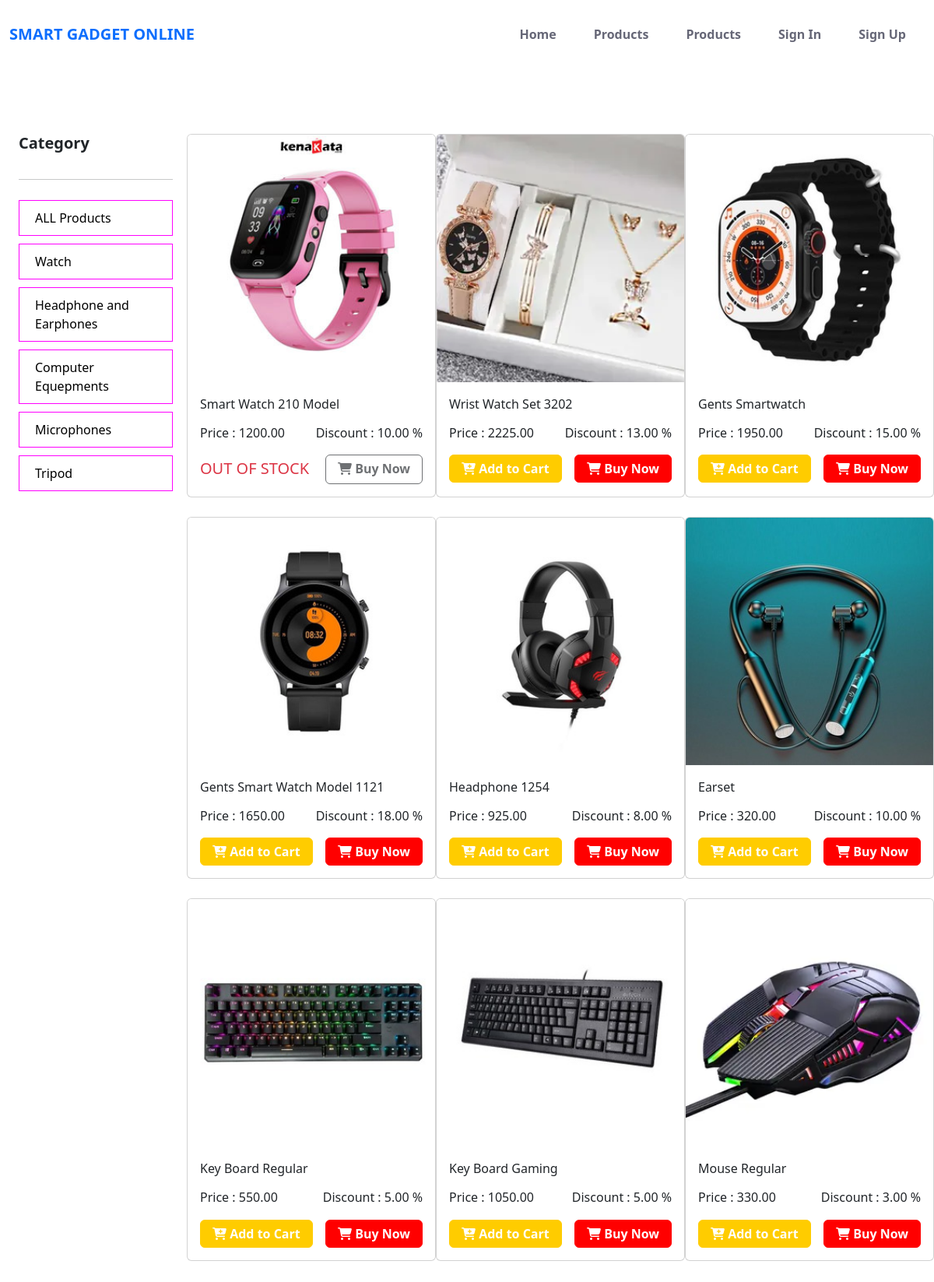
Screenshot of /Products/products/ with the database file from the repository.
### Category/models.py (models this page shows, shortened)
class Product_Category(models.Model):
    name = models.CharField(max_length=500)
    slug = models.SlugField(blank=True, null=True, max_length=20, unique=True)

### product/models.py (models this page shows, shortened)
class product_info(models.Model):
    name = models.CharField(max_length=200)
    image = models.ImageField(upload_to="product/images/")
    details = models.TextField(max_length=500)
    category = models.ManyToManyField(Product_Category)
    price = models.DecimalField(max_digits=10, decimal_places=2, default=None)
    delevary_charge = models.DecimalField(
        blank=True, null=True, max_digits=10, decimal_places=2, default=0
    )
    discount = models.DecimalField(
        blank=True,
        null=True,
        max_digits=10,
        decimal_places=2,
        default=0,
        help_text="In Percentage",
    )
    total_available_quantity = models.CharField(max_length=5000)

### product/views.py (the view)
# urls.py: path("products/", views.diplay_products, name="display_products"),
def diplay_products(request, category_slug=None):
    products = product_info.objects.all()
    if category_slug is not None:
        category = Product_Category.objects.get(slug=category_slug)
        products = product_info.objects.filter(category=category)
    categories = Product_Category.objects.all()
    p = Paginator(product_info.objects.all(), 6)  # Paginator (objects,per page object)
    page = request.GET.get("page")
    product = p.get_page(page)
    return render(
        request,
        "display_product.html",
        {"products": products, "product": product, "category": categories},
    )

### product/templates/display_product.html (shortened to what this page needs)
{% extends "base.html" %} {%load static%} {%block stylelink%}
<link rel="stylesheet" href="{% static 'css/disp_pro.css' %}" />
{%endblock%} {%block content%}
<div class="prod_cont">
  <div class="prod-cat-cont">
    <div class="cat">
      <h5 class="fw-bold">Category</h5>
      <hr class="hr">
       <div class="cat_list">
          <a class="single_cat" href="{% url "display_products"%}">ALL Products</a>
        {%for cat in category%}
          <a class="single_cat" href="{% url "category_wise_products" cat.slug%}">{{cat.name}}</a>
        {%endfor%}
       </div>
    </div>
    <div class="products">
      {%for p in products%}
      <div class="card" style="width: 20rem">
        <div class="img_wrap">
          <a href="{%url "details" p.id%}">
            <img class="card-img-top" src="{{p.image.url}}" alt="Card image cap"/>
          </a>
        </div>
        <div class="card-body">
          <p class="texr-bold">{{p.name}}</p>
          <div class="d-flex justify-content-between">
            <h6 class="">Price : {{p.price}}</h6>
            <h6 class="">Discount : {{p.discount}} %</h6>
          </div>
          {%if p.total_available_quantity|add:0 > 0 %}
            <div class="d-flex justify-content-between">
                <a class="btn p_btn" href="{%url "myCart" p.id%}">
                  <i class="fas fa-cart-plus"></i> Add to Cart
                </a>
                <a class="btn d_btn" href="{%url "purchased_from_product_section" p.id%}">
                  <i class="fas fa-shopping-cart"></i> Buy Now
                </a>
            </div>
          {%else%}
            <div class="d-flex justify-content-between">
            <h5 class="mt-3 text-danger">OUT OF STOCK</h5>
            <a class="btn d_btn disabled" href="{%url "purchased_from_product_section" p.id%}">
              <i class="fas fa-shopping-cart"></i> Buy Now
            </a>
          </div>
          {%endif%}
        </div>
      </div>
      {%endfor%}
    </div>
  </div>
</div>
{%endblock%}

### static/css/nav.css (style rules this page uses)
.prod-cat-cont { margin-top: 100px; }

### product/static/css/disp_pro.css (style rules this page uses)
.p_btn { border: 1px solid #ffcc00; padding:5px 15px; margin-top: 10px; background-color: #ffcc00; font-weight: bold; color: white; }
.d_btn { border: 1px solid red; padding:5px 15px; margin-top: 10px; background-color: red; font-weight: bold; color: white; }
.products { width: 80%; display: grid; grid-template-columns: repeat(3,1fr); margin-left: 18px; margin-bottom: 20px; }
.products .card { margin-bottom: 25px; }
.prod-cat-cont { display: flex; justify-content: space-between; }
.cat { width: 20%; margin-left: 2%; display: flex; flex-direction: column; gap: 10px; }
.cat a { text-decoration: none; color: black; }
.cat_list { display: flex; flex-direction: column; gap: 10px; }
.single_cat { border: 1px solid magenta; padding: 10px 20px; cursor: pointer; }

### rows the page displays
Product_Category: name "Watch"
Product_Category: name "Headphone and Earphones"
Product_Category: name "Computer Equepments"
Product_Category: name "Microphones"
Product_Category: name "Tripod"
product_info: image (picture), name "Smart Watch 210 Model", price "1200.00", discount "10.00", total_available_quantity "OUT OF STOCK"
product_info: image (picture), name "Wrist Watch Set 3202", price "2225.00", discount "13.00", total_available_quantity "Add to Cart"
product_info: image (picture), name "Gents Smartwatch", price "1950.00", discount "15.00", total_available_quantity "Add to Cart"
product_info: image (picture), name "Gents Smart Watch Model 1121", price "1650.00", discount "18.00", total_available_quantity "Add to Cart"
product_info: image (picture), name "Headphone 1254", price "925.00", discount "8.00", total_available_quantity "Add to Cart"
product_info: image (picture), name "Earset", price "320.00", discount "10.00", total_available_quantity "Add to Cart"
product_info: image (picture), name "Key Board Regular", price "550.00", discount "5.00", total_available_quantity "Add to Cart"
product_info: image (picture), name "Key Board Gaming", price "1050.00", discount "5.00", total_available_quantity "Add to Cart"
product_info: image (picture), name "Mouse Regular", price "330.00", discount "3.00", total_available_quantity "Add to Cart"
